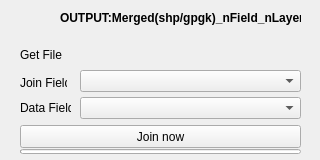
<?xml version="1.0" encoding="UTF-8"?>
<ui version="4.0">
 <class>MultiJoinDialogBase</class>
 <widget class="QDialog" name="MultiJoinDialogBase">
  <property name="windowModality">
   <enum>Qt::ApplicationModal</enum>
  </property>
  <property name="geometry">
   <rect>
    <x>0</x>
    <y>0</y>
    <width>320</width>
    <height>160</height>
   </rect>
  </property>
  <property name="sizePolicy">
   <sizepolicy hsizetype="Fixed" vsizetype="Fixed">
    <horstretch>0</horstretch>
    <verstretch>0</verstretch>
   </sizepolicy>
  </property>
  <property name="minimumSize">
   <size>
    <width>320</width>
    <height>160</height>
   </size>
  </property>
  <property name="maximumSize">
   <size>
    <width>320</width>
    <height>160</height>
   </size>
  </property>
  <property name="windowTitle">
   <string>Merge layers by a join_field and a data_field</string>
  </property>
  <property name="windowIcon">
   <iconset>
    <normaloff>icon.png</normaloff>icon.png</iconset>
  </property>
  <property name="autoFillBackground">
   <bool>false</bool>
  </property>
  <widget class="QgsFileWidget" name="file_widget">
   <property name="geometry">
    <rect>
     <x>80</x>
     <y>36</y>
     <width>221</width>
     <height>31</height>
    </rect>
   </property>
   <property name="filter">
    <string>*.shp *.gpkg</string>
   </property>
  </widget>
  <widget class="QLabel" name="label">
   <property name="geometry">
    <rect>
     <x>20</x>
     <y>40</y>
     <width>47</width>
     <height>30</height>
    </rect>
   </property>
   <property name="text">
    <string>Get File</string>
   </property>
  </widget>
  <widget class="QLabel" name="label_2">
   <property name="geometry">
    <rect>
     <x>20</x>
     <y>76</y>
     <width>47</width>
     <height>13</height>
    </rect>
   </property>
   <property name="text">
    <string>Join Field</string>
   </property>
  </widget>
  <widget class="QLabel" name="label_3">
   <property name="geometry">
    <rect>
     <x>20</x>
     <y>93</y>
     <width>51</width>
     <height>30</height>
    </rect>
   </property>
   <property name="text">
    <string>Data Field</string>
   </property>
  </widget>
  <widget class="QLabel" name="label_4">
   <property name="geometry">
    <rect>
     <x>60</x>
     <y>10</y>
     <width>241</width>
     <height>16</height>
    </rect>
   </property>
   <property name="font">
    <font>
     <weight>75</weight>
     <bold>true</bold>
    </font>
   </property>
   <property name="text">
    <string>OUTPUT:Merged(shp/gpgk)_nField_nLayer</string>
   </property>
  </widget>
  <widget class="QComboBox" name="field_combo_box1">
   <property name="geometry">
    <rect>
     <x>80</x>
     <y>70</y>
     <width>221</width>
     <height>22</height>
    </rect>
   </property>
  </widget>
  <widget class="QComboBox" name="field_combo_box2">
   <property name="geometry">
    <rect>
     <x>80</x>
     <y>97</y>
     <width>221</width>
     <height>22</height>
    </rect>
   </property>
  </widget>
  <widget class="QPushButton" name="go_button">
   <property name="geometry">
    <rect>
     <x>20</x>
     <y>125</y>
     <width>281</width>
     <height>23</height>
    </rect>
   </property>
   <property name="text">
    <string>Join now</string>
   </property>
  </widget>
  <widget class="QPushButton" name="help">
   <property name="geometry">
    <rect>
     <x>20</x>
     <y>10</y>
     <width>31</width>
     <height>31</height>
    </rect>
   </property>
   <property name="cursor">
    <cursorShape>WhatsThisCursor</cursorShape>
   </property>
   <property name="layoutDirection">
    <enum>Qt::LeftToRight</enum>
   </property>
   <property name="text">
    <string/>
   </property>
   <property name="icon">
    <iconset>
     <normaloff>icon.png</normaloff>icon.png</iconset>
   </property>
   <property name="iconSize">
    <size>
     <width>31</width>
     <height>31</height>
    </size>
   </property>
   <property name="default">
    <bool>true</bool>
   </property>
   <property name="flat">
    <bool>true</bool>
   </property>
  </widget>
  <widget class="QProgressBar" name="progressBar">
   <property name="geometry">
    <rect>
     <x>20</x>
     <y>149</y>
     <width>281</width>
     <height>5</height>
    </rect>
   </property>
   <property name="value">
    <number>0</number>
   </property>
   <property name="textVisible">
    <bool>false</bool>
   </property>
  </widget>
 </widget>
 <customwidgets>
  <customwidget>
   <class>QgsFileWidget</class>
   <extends>QWidget</extends>
   <header>qgsfilewidget.h</header>
  </customwidget>
 </customwidgets>
 <resources/>
 <connections/>
</ui>
